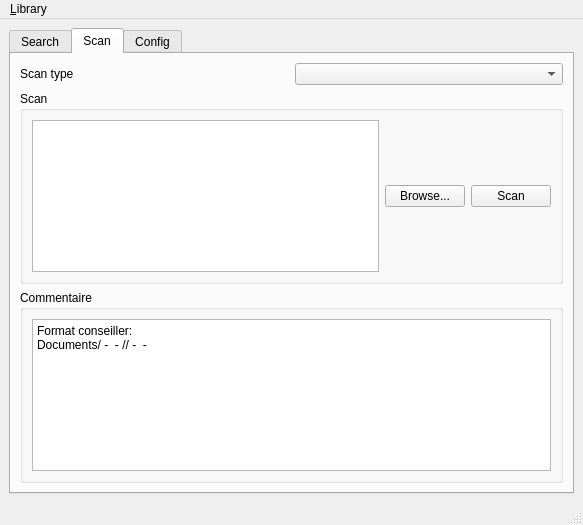
<?xml version="1.0" encoding="UTF-8"?>
<ui version="4.0">
 <class>MainWindow</class>
 <widget class="QMainWindow" name="MainWindow">
  <property name="geometry">
   <rect>
    <x>0</x>
    <y>0</y>
    <width>583</width>
    <height>525</height>
   </rect>
  </property>
  <property name="windowTitle">
   <string>Personal Documents library</string>
  </property>
  <widget class="QWidget" name="centralwidget">
   <layout class="QVBoxLayout" name="verticalLayout">
    <item>
     <widget class="QTabWidget" name="tabWidget">
      <property name="currentIndex">
       <number>1</number>
      </property>
      <widget class="QWidget" name="search">
       <attribute name="title">
        <string>Search</string>
       </attribute>
       <layout class="QVBoxLayout" name="verticalLayout_4">
        <item>
         <layout class="QHBoxLayout" name="horizontalLayout">
          <property name="sizeConstraint">
           <enum>QLayout::SetDefaultConstraint</enum>
          </property>
          <item>
           <widget class="QTextEdit" name="search_text"/>
          </item>
          <item>
           <widget class="QPushButton" name="search_btn">
            <property name="text">
             <string>Search</string>
            </property>
           </widget>
          </item>
         </layout>
        </item>
        <item>
         <layout class="QHBoxLayout" name="horizontalLayout_2" stretch="1,0">
          <property name="sizeConstraint">
           <enum>QLayout::SetDefaultConstraint</enum>
          </property>
          <item>
           <widget class="QListWidget" name="search_result_list"/>
          </item>
          <item>
           <layout class="QVBoxLayout" name="verticalLayout_5">
            <item>
             <widget class="QTextBrowser" name="search_result_test"/>
            </item>
            <item>
             <widget class="QGraphicsView" name="search_result_graphics"/>
            </item>
           </layout>
          </item>
         </layout>
        </item>
       </layout>
      </widget>
      <widget class="QWidget" name="scan">
       <attribute name="title">
        <string>Scan</string>
       </attribute>
       <layout class="QVBoxLayout" name="verticalLayout_2">
        <item>
         <layout class="QHBoxLayout" name="horizontalLayout_3">
          <item>
           <widget class="QLabel" name="label">
            <property name="text">
             <string>Scan type</string>
            </property>
           </widget>
          </item>
          <item>
           <widget class="QComboBox" name="comboBox_2"/>
          </item>
         </layout>
        </item>
        <item>
         <widget class="QGroupBox" name="direct">
          <property name="title">
           <string>Scan</string>
          </property>
          <layout class="QHBoxLayout" name="horizontalLayout_5">
           <item>
            <widget class="QTextEdit" name="scan_to">
             <property name="inputMethodHints">
              <set>Qt::ImhNone</set>
             </property>
            </widget>
           </item>
           <item>
            <widget class="QPushButton" name="pushButton">
             <property name="text">
              <string>Browse...</string>
             </property>
            </widget>
           </item>
           <item>
            <widget class="QPushButton" name="direct_scan">
             <property name="text">
              <string>Scan</string>
             </property>
            </widget>
           </item>
          </layout>
         </widget>
        </item>
        <item>
         <widget class="QGroupBox" name="groupBox">
          <property name="title">
           <string>Commentaire</string>
          </property>
          <layout class="QVBoxLayout" name="verticalLayout_6">
           <item>
            <widget class="QPlainTextEdit" name="plainTextEdit_2">
             <property name="plainText">
              <string>Format conseiller:
Documents/&lt;entreprise&gt; - &lt;personne&gt; - &lt;N° client&gt;/&lt;categorie&gt;/&lt;nom&gt; - &lt;data&gt; - &lt;N° page&gt;</string>
             </property>
             <property name="textInteractionFlags">
              <set>Qt::TextSelectableByKeyboard|Qt::TextSelectableByMouse</set>
             </property>
            </widget>
           </item>
          </layout>
         </widget>
        </item>
        <item>
         <spacer name="verticalSpacer">
          <property name="orientation">
           <enum>Qt::Vertical</enum>
          </property>
          <property name="sizeHint" stdset="0">
           <size>
            <width>20</width>
            <height>40</height>
           </size>
          </property>
         </spacer>
        </item>
       </layout>
      </widget>
      <widget class="QWidget" name="config">
       <attribute name="title">
        <string>Config</string>
       </attribute>
       <layout class="QVBoxLayout" name="verticalLayout_3">
        <item>
         <widget class="QPlainTextEdit" name="config_yaml"/>
        </item>
        <item>
         <widget class="QDialogButtonBox" name="buttonBox">
          <property name="standardButtons">
           <set>QDialogButtonBox::Apply|QDialogButtonBox::Reset</set>
          </property>
         </widget>
        </item>
       </layout>
      </widget>
     </widget>
    </item>
   </layout>
  </widget>
  <widget class="QMenuBar" name="menubar">
   <property name="geometry">
    <rect>
     <x>0</x>
     <y>0</y>
     <width>583</width>
     <height>24</height>
    </rect>
   </property>
   <widget class="QMenu" name="menuUpdate_library">
    <property name="title">
     <string>&amp;Library</string>
    </property>
    <addaction name="actionUpdate"/>
   </widget>
   <addaction name="menuUpdate_library"/>
  </widget>
  <widget class="QStatusBar" name="statusbar"/>
  <action name="actionUpdate">
   <property name="text">
    <string>&amp;Update</string>
   </property>
  </action>
 </widget>
 <resources/>
 <connections/>
</ui>
